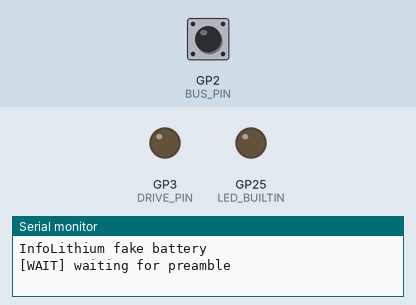
This sketch was run on a simulated Raspberry Pi Pico. Shown: output pins drawn as LEDs (lit = HIGH), the last lines printed to the serial monitor. The inputs (shaded band) are chosen by the test bench; at power-on: GP2 (BUS_PIN) LOW.

Above: at 1.7 s.
1.8 s: GP2 (BUS_PIN) driven HIGH
At 4.6 s:
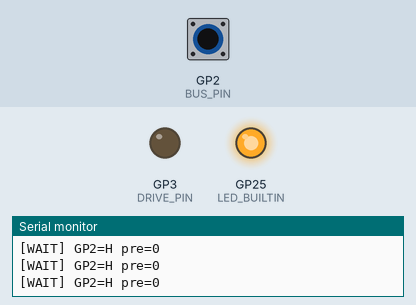
4.8 s: GP2 (BUS_PIN) driven LOW
At 5.4 s:
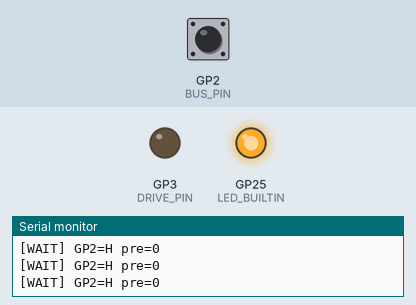
6.3 s: GP2 (BUS_PIN) pulsed HIGH 2 times (0.12 s each, 0.3 s apart)
At 6.45 s:
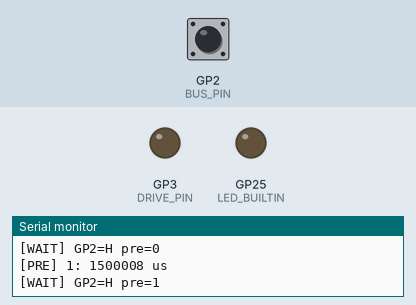
Timing chart, 0 to 9.3 s (numbered marks = the images above; inputs shaded):
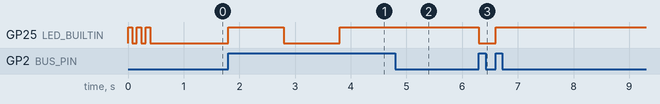

Measured:
- after the input at 1.8 s, GP25 (LED_BUILTIN): LOW → HIGH at once, → LOW 1.0 s later, → HIGH 1.0 s later
- after the input at 4.8 s, GP25 (LED_BUILTIN): stays HIGH (without the input it goes to LOW after 0.00 s)
- after the input at 6.3 s, GP25 (LED_BUILTIN): HIGH → LOW at once, → HIGH 0.30 s later

The sketch:

infolithium_fake_pico.ino
```cpp
/* (c) Sebastian Kind 30.05.2026
 * infolithium_fake_pico.ino
 *
 * fakes a Sony InfoLithium battery on a Pi Pico so the camera boots
 * from a lab supply without complaining about the battery.
 * Genuine 8V to infolithium adapter hehe:w
*
 * wiring:
 *   GP2 reads the bus (always input, never drives)
 *   GP3 goes to the gate of a 2N7000 n-fet
 *     drain on the bus, source to GND
 *   GP3 high = fet on = bus low
 *   GP3 low  = fet off = bus floats high (camera pullup)
 *
 * protocol: 490us/bit NRZ LSB first, frame is [CMD1][CMD2][RESP1][RESP2]
 * camera sends everything, we only drive the data bits of RESP1 and RESP2
 * and sync up to the cameras sync pulses
 */

#include "response_table.h"

#define BUS_PIN   2
#define DRIVE_PIN 3

#define BIT_US          490
#define HALF_BIT_US     245
#define PREAMBLE_US   10000
#define INTERBYTE_US   5000
#define INTERFRAME_US 20000
#define DEAD_US       250000

#define BUS_LOW()    digitalWrite(DRIVE_PIN, HIGH)
#define BUS_FLOAT()  digitalWrite(DRIVE_PIN, LOW)
#define BUS_READ()   digitalRead(BUS_PIN)

static uint8_t toggle_cnt[TABLE_SIZE];
static uint8_t c1_counter = 0;

static bool wait_for(int state, uint32_t timeout_us) {
    uint32_t t0 = micros();
    while (BUS_READ() != state) {
        if ((micros() - t0) >= timeout_us) return false;
    }
    return true;
}

// wait out the garbage between frames, returns false if camera went away
static bool resync_frame() {
    BUS_FLOAT();
    uint32_t last_low = micros();
    uint32_t hi_start = 0;
    bool was_high = (BUS_READ() == 1);
    if (was_high) hi_start = micros();

    while (true) {
        uint32_t now = micros();
        bool high = (BUS_READ() == 1);
        if (!high) {
            last_low = now;
            was_high = false;
        } else {
            if (!was_high) { was_high = true; hi_start = now; }
            if ((now - hi_start) >= INTERFRAME_US) return true;
        }
        if ((micros() - last_low) >= DEAD_US) {
            Serial.println("[DEAD] camera gone");
            return false;
        }
    }
}

// call at the falling edge of the start bit, reads 8 bits LSB first
static uint8_t recv_byte() {
    delayMicroseconds(BIT_US + HALF_BIT_US);
    uint8_t val = 0;
    for (int i = 0; i < 8; i++) {
        if (BUS_READ()) val |= (1 << i);
        delayMicroseconds(BIT_US);
    }
    return val;
}

// call one bit period after the camera's start bit falling edge
static void send_byte(uint8_t val) {
    for (int i = 0; i < 8; i++) {
        if (val & (1 << i)) BUS_FLOAT();
        else                 BUS_LOW();
        delayMicroseconds(BIT_US);
    }
    BUS_FLOAT();
}

static void detect_preamble() {
    int preambles = 0;
    uint32_t last_print = millis();

    while (BUS_READ() == 0);

    while (preambles < 2) {
        if ((millis() - last_print) >= 1000) {
            digitalWrite(LED_BUILTIN, !digitalRead(LED_BUILTIN));
            Serial.printf("[WAIT] GP%d=%s pre=%d\n", BUS_PIN, BUS_READ() ? "H" : "L", preambles);
            last_print = millis();
        }

        if (BUS_READ() != 0) continue;

        uint32_t t0 = micros();
        while (BUS_READ() == 0);
        uint32_t dur = micros() - t0;

        if (dur >= PREAMBLE_US) {
            preambles++;
            Serial.printf("[PRE] %d: %lu us\n", preambles, dur);
        } else if (dur > 200) {
            preambles = 0;
        }
    }
}

static void run_session() {
    uint32_t frame_num  = 0;
    uint8_t  cmd1       = 0;
    uint8_t  cmd2       = 0;
    uint8_t  resp1      = 0xFF;
    uint8_t  resp2_dom  = 0xFF;
    uint8_t  resp2_conf = 0xFF;
    uint8_t  resp2      = 0xFF;
    uint8_t  tbl_idx    = 0xFF;
    bool     found      = false;
    bool     do_confirm = false;
    uint8_t  fail_step  = 0;

    memset(toggle_cnt, 0, sizeof(toggle_cnt));
    c1_counter = 0;

    while (true) {

        if (!wait_for(0, 200000UL)) {
            Serial.println("[WARN] CMD1 timeout");
            return;
        }
        cmd1 = recv_byte();
        fail_step = 0;

        if (!wait_for(1, INTERBYTE_US)) { fail_step = 1; goto resync; }
        if (!wait_for(0, 20000UL))      { fail_step = 2; goto resync; }
        cmd2 = recv_byte();

        resp1 = resp2_dom = resp2_conf = 0xFF;
        tbl_idx = 0xFF;
        found   = false;
        for (uint8_t i = 0; i < TABLE_SIZE; i++) {
            if (RESPONSE_TABLE[i].cmd2 == cmd2) {
                resp1      = RESPONSE_TABLE[i].resp1;
                resp2_dom  = RESPONSE_TABLE[i].resp2_dominant;
                resp2_conf = RESPONSE_TABLE[i].resp2_confirmed;
                tbl_idx    = i;
                found      = true;
                break;
            }
        }

        do_confirm = false;
        if (found) {
            toggle_cnt[tbl_idx]++;
            if (toggle_cnt[tbl_idx] >= 3) {
                do_confirm = true;
                toggle_cnt[tbl_idx] = 0;
            }
        }

        if (cmd2 == 0xC1) {
            if (do_confirm) { c1_counter = (c1_counter + 1) % 126; resp2 = c1_counter; }
            else            { resp2 = c1_counter | 0x80; }
        } else {
            resp2 = do_confirm ? resp2_conf : resp2_dom;
        }

        // wait for camera RESP1 start bit then drive data after one bit period
        if (!wait_for(1, INTERBYTE_US)) { fail_step = 3; goto resync; }
        if (!wait_for(0, 20000UL))      { fail_step = 4; goto resync; }
        { uint32_t t0 = micros(); while ((micros() - t0) < (uint32_t)BIT_US); }
        send_byte(resp1);

        // same for RESP2
        if (!wait_for(1, INTERBYTE_US)) { fail_step = 5; goto resync; }
        if (!wait_for(0, 20000UL))      { fail_step = 6; goto resync; }
        { uint32_t t0 = micros(); while ((micros() - t0) < (uint32_t)BIT_US); }
        send_byte(resp2);

        frame_num++;
        Serial.printf("[%4lu] CMD1=%02X CMD2=%02X RESP1=%02X RESP2=%02X%s\n",
                      frame_num, cmd1, cmd2, resp1, resp2,
                      do_confirm ? " DATA" : "");
        continue;

    resync:
        BUS_FLOAT();
        Serial.printf("[RESYNC] step=%d CMD1=%02X CMD2=%02X\n", fail_step, cmd1, cmd2);
        if (!resync_frame()) return;
    }
}

static void blink(int n, int on_ms = 100, int off_ms = 100) {
    for (int i = 0; i < n; i++) {
        digitalWrite(LED_BUILTIN, HIGH); delay(on_ms);
        digitalWrite(LED_BUILTIN, LOW);  delay(off_ms);
    }
}

void setup() {
    pinMode(BUS_PIN, INPUT);
    pinMode(DRIVE_PIN, OUTPUT);
    digitalWrite(DRIVE_PIN, LOW);
    pinMode(LED_BUILTIN, OUTPUT);
    blink(3, 80, 80);

    Serial.begin(115200);
    uint32_t t0 = millis();
    while (!Serial && (millis() - t0) < 2000);
    delay(100);
    Serial.println("InfoLithium fake battery");
}

void loop() {
    Serial.println("[WAIT] waiting for preamble");
    detect_preamble();
    Serial.println("[OK] got preamble");
    digitalWrite(LED_BUILTIN, HIGH);
    run_session();
    digitalWrite(LED_BUILTIN, LOW);
    Serial.println("[END]");
    blink(2, 200, 100);
}
```

response_table.h
```cpp
#pragma once
#include <stdint.h>

// (c) Sebastian Kind 30.05.2026
// response table from protocol_and_response_table.txt
// dominant = bit7 set, sent most of the time
// confirmed = bit7 clear, sent every ~4th frame

struct RegEntry {
    uint8_t cmd2;
    uint8_t resp1;
    uint8_t resp2_dominant;
    uint8_t resp2_confirmed;
    const char* label;
};

#define RESP1_FALLBACK  0xFF
#define RESP2_FALLBACK  0xFF

static const RegEntry RESPONSE_TABLE[] = {
    // cmd2   resp1   dom    conf   label
    // static identity bytes, never change
    // thes names are just guestimaed, they can be anything.
    { 0xC3,   0xF0,   0xA2,  0x21,  "model_id_1" },
    { 0xC4,   0xF3,   0xA6,  0x2A,  "model_id_2" },
    { 0xC5,   0x9F,   0xA7,  0x47,  "model_id_3" },
    { 0xDF,   0xFF,   0xCD,  0x5C,  "rated_cap_1" },
    { 0xEF,   0xFF,   0xDD,  0x42,  "rated_cap_2" },
    { 0xF7,   0x55,   0xFB,  0x55,  "sync_pattern" },
    { 0xFC,   0x55,   0xF0,  0x70,  "rated_cap_3" },
    { 0xFA,   0xDF,   0xF8,  0x78,  "reg_FA" },
    { 0xFB,   0xEF,   0xC9,  0x49,  "reg_FB" },
    // dynamic registers, fake reasonable values
    // we might find the actual battery info *someday* lol
    { 0xC0,   0xFF,   0xA2,  0x28,  "charge_cycle" },
    { 0xC1,   0xFF,   0xA3,  0x00,  "heartbeat" }, // overridden in sketch
    { 0xC7,   0xFF,   0xA5,  0x39,  "temp" },
    { 0xCB,   0xFF,   0xA9,  0x2C,  "SOC_pct" },
    { 0xF0,   0xFF,   0xD2,  0x52,  "voltage" },
    // ping
    { 0xFF,   0xF0,   0xEE,  0x6E,  "ping" },
};

#define TABLE_SIZE (sizeof(RESPONSE_TABLE) / sizeof(RESPONSE_TABLE[0]))

inline bool lookup(uint8_t cmd2, uint8_t &resp1, uint8_t &resp2_dom, uint8_t &resp2_conf) {
    for (uint8_t i = 0; i < TABLE_SIZE; i++) {
        if (RESPONSE_TABLE[i].cmd2 == cmd2) {
            resp1       = RESPONSE_TABLE[i].resp1;
            resp2_dom   = RESPONSE_TABLE[i].resp2_dominant;
            resp2_conf  = RESPONSE_TABLE[i].resp2_confirmed;
            return true;
        }
    }
    resp1 = resp2_dom = resp2_conf = RESP1_FALLBACK;
    return false;
}
```
